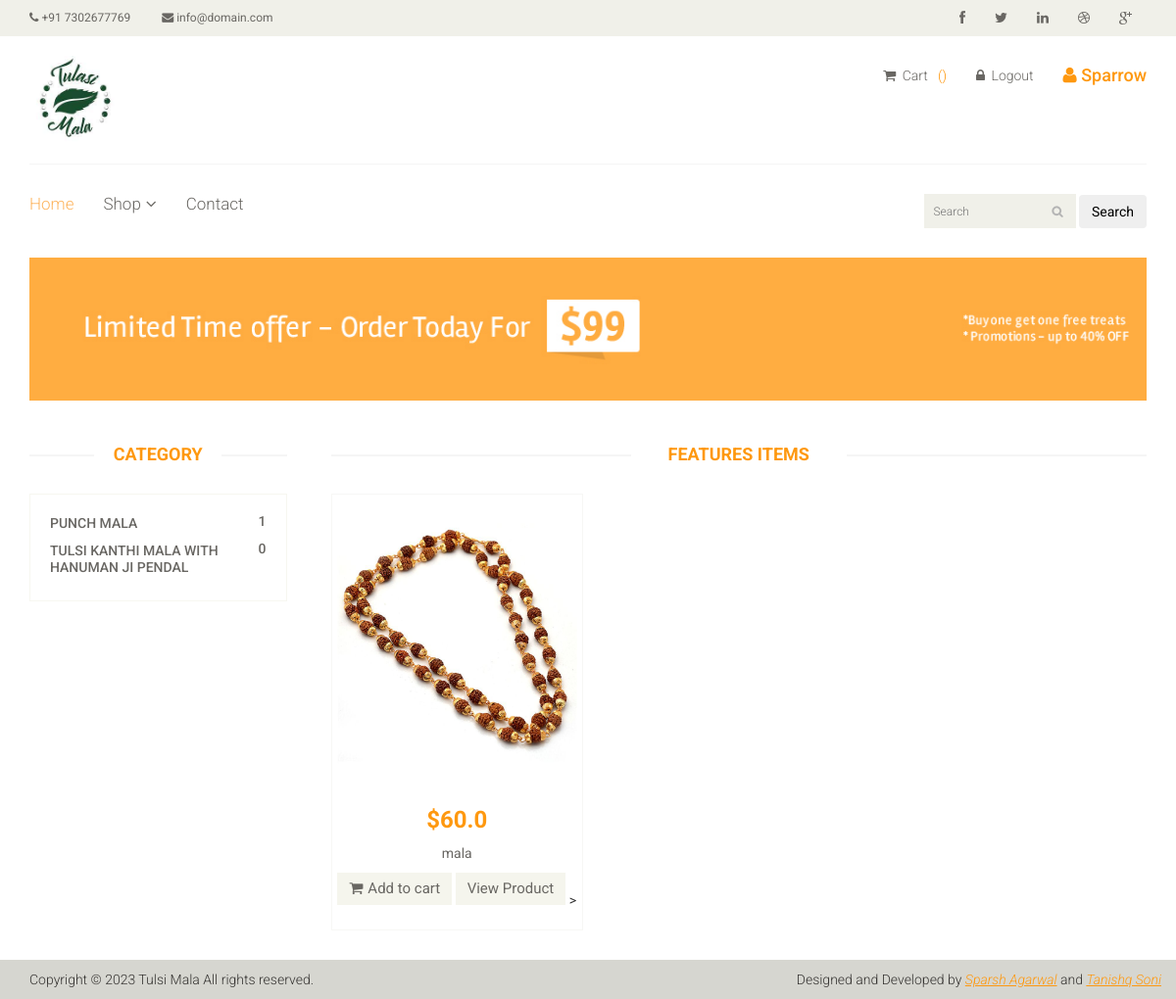
/category/9 (signed in), run on the app's committed database.
### core/models.py (models this page shows, shortened)
class Category(models.Model):
    category_name = models.CharField(max_length=1000)
    def product_count(self):
        return self.product_set.count()

class Product(models.Model):
    name = models.CharField(max_length=100)
    category = models.ForeignKey('Category', on_delete=models.CASCADE)
    slug = models.SlugField(unique=True, null=True, blank=True)
    desc = models.TextField()
    price = models.FloatField(default=0.0)
    product_available_count = models.IntegerField(default=0)
    img = models.ImageField(upload_to='images/')

### core/views.py (the view)
# urls.py: path('category/<int:id>', views.category, name='category'),
def category(request, id):
    category = Category.objects.get(id=id)
    products = Product.objects.filter(category=category)
    categories = Category.objects.all()
    parameters = {
        "category": category,
        "products": products,
        'categories': categories
    }
    return render(request, "core/shop.html", parameters)

### templates/core/shop.html (shortened to what this page needs)
{% extends './base.html' %}
{% load static %}
{% block start %}
	<section id="advertisement">
		<div class="container">
			<img src="images/shop/advertisement.jpg" alt="" />
		</div>
	</section>
	<section>
		<div class="container">
			<div class="row">
				<div class="col-sm-3">
					<div class="left-sidebar">
						<h2>Category</h2>
						<div class="panel-group category-products" id="accordian">
							<div class="panel panel-default">
								{% for cats in categories %}
								<div class="panel-heading">
									<h4 class="panel-title"><a href="/category/{{ cats.id }}"><span class="pull-right">{{ cats.product_count }}</span>{{cats.category_name}}</a></h4>
								</div>
								{% endfor %}
							</div>
						</div>
					</div>
				</div>
				<div class="col-sm-9 padding-right">
					<div class="features_items">
						<h2 class="title text-center">Features Items</h2>
						{% if category %}
							{% for item in products %}
								<div class="col-sm-4">
									<div class="product-image-wrapper">
										<div class="single-products">
											<div class="productinfo text-center">
												<img src="/media/{{item.img}}" alt="" />
												<h2>${{item.price}}</h2>
												<p>{{item.name}}</p>
												<a href="{% url 'add_to_cart' item.pk %}" class="btn btn-default add-to-cart"><i class="fa fa-shopping-cart"></i>Add to cart</a>
												<a href="{% url 'products' item.slug %}" class="btn btn-default add-to-cart"
												></i>View Product</a>
											  >
											</div>
											<div class="product-overlay">
												<div class="overlay-content">
												</div>
											</div>
										</div>
									</div>
								</div>
							{% endfor %}
						{% endif %}
						</div>
					</div>
				</div>
			</div>
	</section>
{% endblock %}

### templates/core/base.html (shortened to what this page needs)
{% load static %} {% load cart_template_tag %}
<!DOCTYPE html>
<html lang="en">
  <head>
    <link href="{% static 'css/bootstrap.min.css' %}" rel="stylesheet" />
    <link href="{% static 'css/font-awesome.min.css' %}" rel="stylesheet" />
    <link href="{% static 'css/prettyPhoto.css' %}" rel="stylesheet" />
    <link href="{% static 'css/price-range.css' %}" rel="stylesheet" />
    <link href="{% static 'css/animate.css' %}" rel="stylesheet" />
    <link href="{% static 'css/main.css' %}" rel="stylesheet" />
    <link href="{% static 'css/responsive.css' %}" rel="stylesheet" />
    <script src="https://code.jquery.com/jquery-3.6.0.min.js"></script></head
  >
  <body>
    <header id="header">
      <div class="header_top">
        <div class="container">
          <div class="row">
            <div class="col-sm-6">
              <div class="contactinfo">
                <ul class="nav nav-pills">
                  <li>
                    <a href="#"><i class="fa fa-phone"></i> +91 7302677769</a>
                  </li>
                  <li>
                    <a href="#"
                      ><i class="fa fa-envelope"></i> info@domain.com</a
                    >
                  </li>
                </ul>
              </div>
            </div>
            <div class="col-sm-6">
              <div class="social-icons pull-right">
                <ul class="nav navbar-nav">
                  <li>
                    <a href="#"><i class="fa fa-facebook"></i></a>
                  </li>
                  <li>
                    <a href="#"><i class="fa fa-twitter"></i></a>
                  </li>
                  <li>
                    <a href="#"><i class="fa fa-linkedin"></i></a>
                  </li>
                  <li>
                    <a href="#"><i class="fa fa-dribbble"></i></a>
                  </li>
                  <li>
                    <a href="#"><i class="fa fa-google-plus"></i></a>
                  </li>
                </ul>
              </div>
            </div>
          </div>
        </div>
      </div>
      <div class="header-middle">
        <div class="container">
          <div class="row">
            <div class="col-sm-4">
              <div class="logo pull-left">
                <a href="/"
                  ><img src="{% static 'images/home/logo.png' %}" alt="" style="width: 9rem;"
                /></a>
              </div>
            </div>
            <div class="col-sm-8">
              <div class="shop-menu pull-right">
                <ul class="nav navbar-nav">
                  <li>
                    <a href="/cart"
                      ><i class="fa fa-shopping-cart"></i> Cart&nbsp;&nbsp;
                       {% if user.is_authenticated %}
                      <div style="color: #fe980f; display: inline">
                        ({{ len_of_cart }})
                      </div>
                      {% endif %}
                    </a>
                  </li>
                  {% if user.is_authenticated %}
                  <li>
                    <a href=" /accounts/user_logout"
                      ><i class="fa fa-lock"></i> Logout</a
                    >
                  </li>
                  <li>
                    <h4 style="color: #fe980f;">
                      <i class="fa fa-user"></i> {{ user.username|title }}
                    </h4>
                  </li>
                  {% else %}
                  <li>
                    <a href=" /accounts/user_login"
                      ><i class="fa fa-lock"></i> Login</a
                    >
                  </li>
                  {% endif %}
                </ul>
              </div>
            </div>
          </div>
        </div>
      </div>
      <div class="header-bottom">
        <div class="container">
          <div class="row">
            <div class="col-sm-9">
              <div class="mainmenu pull-left">
                <ul class="nav navbar-nav collapse navbar-collapse">
                  <li><a href="/" class="active">Home</a></li>
                  <li class="dropdown">
                    <a href="#">Shop<i class="fa fa-angle-down"></i></a>
                  </li>
                  <li><a href="/contactus">Contact</a></li>
                </ul>
              </div>
            </div>
            <div class="col-sm-3">
              <form action="/search" class="search_box pull-right" method="get">
                <input type="text" required name="query" placeholder="Search" />
                <button type="submit" class="btn btn-fefault">Search</button>
              </form>
            </div>
          </div>
        </div>
      </div>
    </header>
    {% block start %} {% endblock %}
    <footer id="footer">
      <div class="footer-bottom">
        <div class="container">
          <div class="row">
            <p class="pull-left">
              Copyright © 2023 Tulsi Mala All rights reserved.
            </p>
            <p class="pull-right">
              Designed and Developed by
              <span
                ><a href="https://www.linkedin.com/in/sparsh-agarwal-a74128138/"
                  >Sparsh Agarwal</a
                >
                and
                <a href="https://www.linkedin.com/in/tanishq-soni-899146214/"
                  >Tanishq Soni</a
                ></span
              >
            </p>
          </div>
        </div>
      </div>
    </footer>
  </body>
</html>

### data on the page
Category: product_count "1", category_name "PUNCH MALA"
Category: product_count "0", category_name "TULSI KANTHI MALA WITH HANUMAN JI PENDAL"
Product: img (picture), price "60.0", name "mala"

### other printed values
{{ user.username|title }} "Sparrow"
